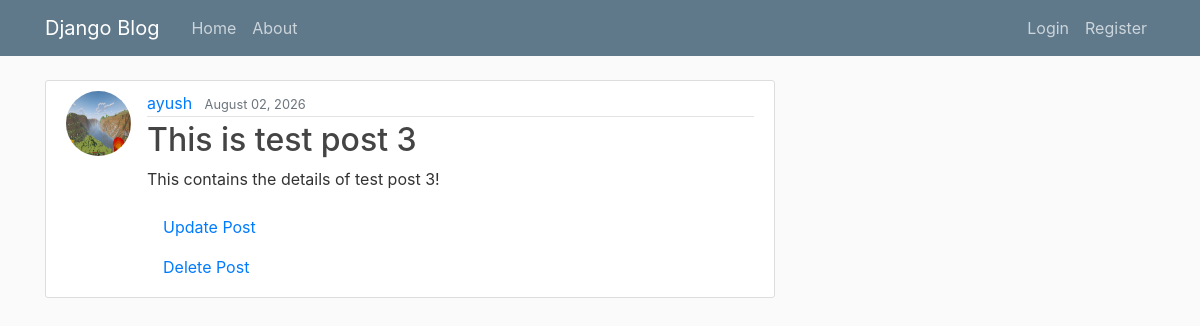
The page /post/8/ on the database its author committed.
### blog/models.py (models this page shows, shortened)
class post(models.Model):
    title = models.CharField(max_length=100)
    content = models.TextField()
    date_posted = models.DateTimeField(default=timezone.now)
    author = models.ForeignKey(User, on_delete=models.CASCADE)

### users/models.py (models this page shows, shortened)
class profile(models.Model):
    user = models.OneToOneField(User, on_delete=models.CASCADE)
    image = models.ImageField(default='default.png', upload_to='profile_pics')

### blog/views.py (the view)
# urls.py: path('post/<int:pk>/', PostDetailView.as_view(), name='post-detail'),
class PostDetailView(DetailView):
    model = post

### blog/templates/blog/post_detail.html
{% extends "blog/base.html" %}
{% block content %}
<article class="media content-section">
  <img class="rounded-circle article-img" src="{{object.author.profile.image.url}}">
    <div class="media-body">
    <div class="article-metadata">
      <a class="mr-2" href="#">{{ object.author }}</a>
      <small class="text-muted">{{ object.date_posted| date:"F d, Y"}}</small>
    </div>
    <h2 class="article-title">{{ object.title }}</h2>
    <p class="article-content">{{ object.content }}</p>
    <div class="link-container">
    <a class="nav-item nav-link" href="{% url 'post-update' post.id %}">Update Post</a>
    <a class="nav-item nav-link" href="{% url 'post-delete' post.id %}">Delete Post</a>
    </div>
  </div>
</article>
{% endblock content %}

### blog/static/blog/main.css (style rules this page uses)
body { background: #fafafa; color: #333333; margin-top: 5rem; }
h1, h2, h3, h4, h5, h6 { color: #444444; }
.content-section { background: #ffffff; padding: 10px 20px; border: 1px solid #dddddd; border-radius: 3px; margin-bottom: 20px; }
.article-title { color: #444444; }
.article-content { white-space: pre-line; }
.article-img { height: 65px; width: 65px; margin-right: 16px; }
.article-metadata { padding-bottom: 1px; margin-bottom: 4px; border-bottom: 1px solid #e3e3e3 }

### rows shown on the page
post: author.profile.image (picture), author "ayush", date_posted "August 02, 2026", title "This is test post 3", content "This contains the details of test post 3!"
